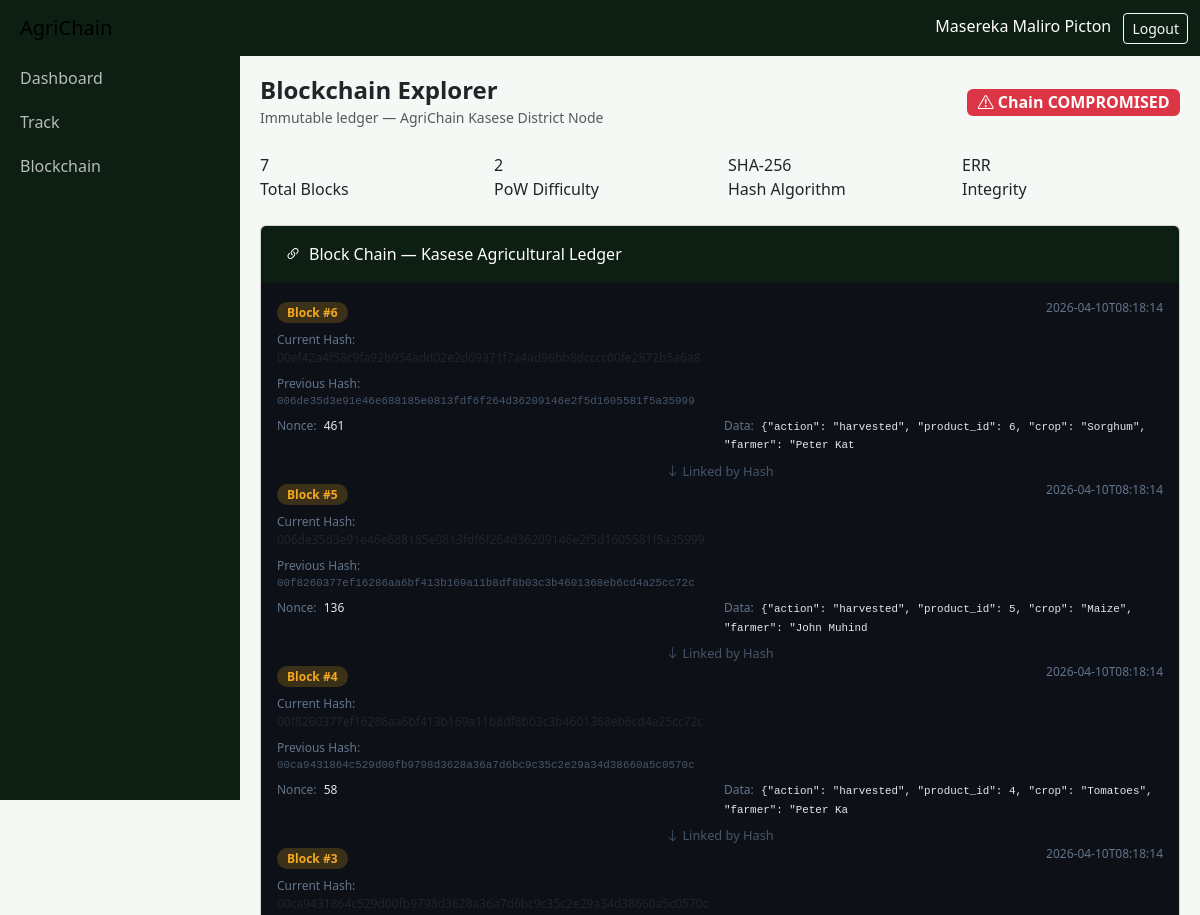
The app's page /blockchain_explorer (signed in, upper part), older data.
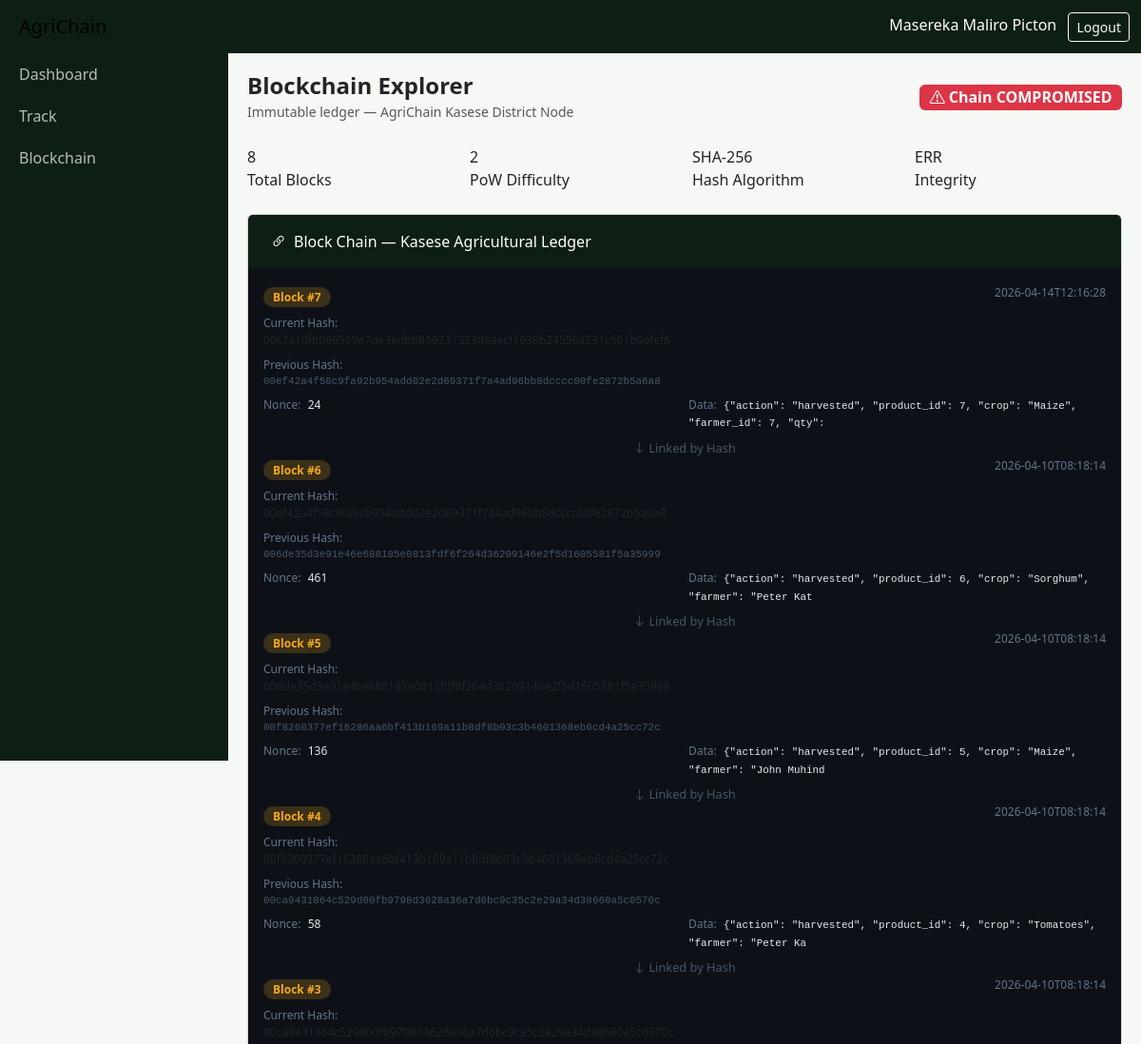
The same page, newer data.
### models.py (models this page shows)
class Block(db.Model):
    __tablename__ = 'blocks'
    id = db.Column(db.Integer, primary_key=True)
    index = db.Column(db.Integer, unique=True, nullable=False)
    timestamp = db.Column(db.DateTime, default=datetime.utcnow)
    data = db.Column(db.Text)
    previous_hash = db.Column(db.String(64))
    hash = db.Column(db.String(64), unique=True)
    nonce = db.Column(db.Integer, default=0)
    def to_dict(self):
        return {
            'index': self.index,
            'timestamp': self.timestamp.isoformat(),
            'data': self.data,
            'previous_hash': self.previous_hash,
            'hash': self.hash,
            'nonce': self.nonce
        }

### routes.py (the view)
@main_bp.route('/blockchain_explorer')
@login_required
def blockchain_explorer():
    bc = Blockchain()
    chain = bc.get_chain()
    is_valid = bc.is_chain_valid()
    return render_template('blockchain_explorer.html', chain=chain, is_valid=is_valid)

### blockchain.py (called while the page is built)
    def is_chain_valid(self):
        blocks = self.Block.query.order_by(self.Block.index).all()
        for i in range(1, len(blocks)):
            curr = blocks[i]
            prev = blocks[i - 1]
            recalc = hashlib.sha256(json.dumps({
                'index': curr.index,
                'timestamp': curr.timestamp.isoformat(),
                'data': json.loads(curr.data),
                'previous_hash': curr.previous_hash,
                'nonce': curr.nonce
            }, sort_keys=True).encode()).hexdigest()
            if curr.hash != recalc:
                return False
            if curr.previous_hash != prev.hash:
                return False
        return True

    def get_chain(self):
        return [b.to_dict() for b in self.Block.query.order_by(self.Block.index).all()]

### routes.py (called while the page is built)
def login_required(f):
    @wraps(f)
    def decorated(*args, **kwargs):
        if 'user_id' not in session:
            return redirect(url_for('auth.login'))
        return f(*args, **kwargs)
    return decorated

### templates/blockchain_explorer.html (shortened to what this page needs)
{% extends "base.html" %}
{% block content %}
<div class="d-flex justify-content-between align-items-center mb-4">
  <div>
    <h4 class="fw-bold mb-0">Blockchain Explorer</h4>
    <small class="text-muted">Immutable ledger — AgriChain Kasese District Node</small>
  </div>
  <div>
    {% if is_valid %}
    <span class="badge bg-success fs-6"><i class="bi bi-shield-check me-1"></i>Chain Integrity: VALID</span>
    {% else %}
    <span class="badge bg-danger fs-6"><i class="bi bi-exclamation-triangle me-1"></i>Chain COMPROMISED</span>
    {% endif %}
  </div>
</div>
<div class="row g-3 mb-4">
  <div class="col-md-3"><div class="stat-card green"><div class="stat-num">{{ chain|length }}</div><div class="stat-label">Total Blocks</div></div></div>
  <div class="col-md-3"><div class="stat-card amber"><div class="stat-num">2</div><div class="stat-label">PoW Difficulty</div></div></div>
  <div class="col-md-3"><div class="stat-card blue"><div class="stat-num">SHA-256</div><div class="stat-label">Hash Algorithm</div></div></div>
  <div class="col-md-3"><div class="stat-card {% if is_valid %}green{% else %}red{% endif %}"><div class="stat-num">{% if is_valid %}100%{% else %}ERR{% endif %}</div><div class="stat-label">Integrity</div></div></div>
</div>
<div class="card">
  <div class="card-header py-3 px-4" style="background:var(--dark);color:white;">
    <i class="bi bi-link-45deg me-2"></i>Block Chain — Kasese Agricultural Ledger
  </div>
  <div class="card-body p-3" style="background:#0d1117">
    {% for block in chain|reverse %}
    <div class="block-card">
      <div class="d-flex justify-content-between align-items-start mb-2">
        <div>
          <span style="background:rgba(244,168,32,0.2);color:var(--accent);padding:2px 10px;border-radius:12px;font-size:0.75rem;font-weight:600">
            Block #{{ block.index }}
          </span>
        </div>
        <span style="font-size:0.75rem;color:#64748b">{{ block.timestamp[:19] }}</span>
      </div>
      <div class="row g-2" style="font-size:0.75rem">
        <div class="col-12">
          <span style="color:#64748b">Current Hash:</span>
          <div class="block-hash">{{ block.hash }}</div>
        </div>
        <div class="col-12">
          <span style="color:#64748b">Previous Hash:</span>
          <div style="font-family:'JetBrains Mono',monospace;font-size:0.68rem;color:#475569">{{ block.previous_hash }}</div>
        </div>
        <div class="col-md-6">
          <span style="color:#64748b">Nonce:</span>
          <span style="color:#e2e8f0;margin-left:4px">{{ block.nonce }}</span>
        </div>
        <div class="col-md-6">
          <span style="color:#64748b">Data:</span>
          <span style="color:#e2e8f0;margin-left:4px;font-family:'JetBrains Mono',monospace;font-size:0.68rem">
            {{ block.data[:80] if block.data|length > 80 else block.data }}
          </span>
        </div>
      </div>
      {% if not loop.last %}
      <div class="text-center mt-2" style="color:#475569;font-size:0.8rem">
        <i class="bi bi-arrow-down"></i> Linked by Hash
      </div>
      {% endif %}
    </div>
    {% endfor %}
  </div>
</div>
{% endblock %}

Row changes from the older to the newer data that the page shows:
added Block: index "7", timestamp "2026-04-14T12:16:28", hash "00c7a10fb086569e7de3edbb859237323deaecf1638b24550a231c561b0efef6", previous_hash "00ef42a4f58c9fa92b954add02e2d69371f7a4ad96bb8dcccc00fe2872b5a6a8", nonce "24", data "{\"action\": \"harvested\", \"product_id\": 7, \"crop\": \"Maize\", \"farmer_id\": 7, \"qty\":", shows "Linked by Hash"
Text that changed along with them:
{{ chain|length }}: "7" → "8"
